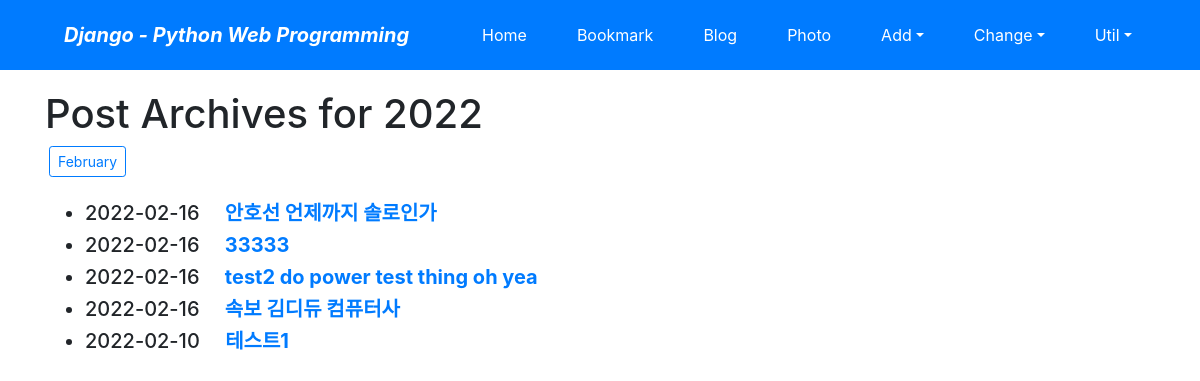
Page /blog/archive/2022/ on the earlier database version.
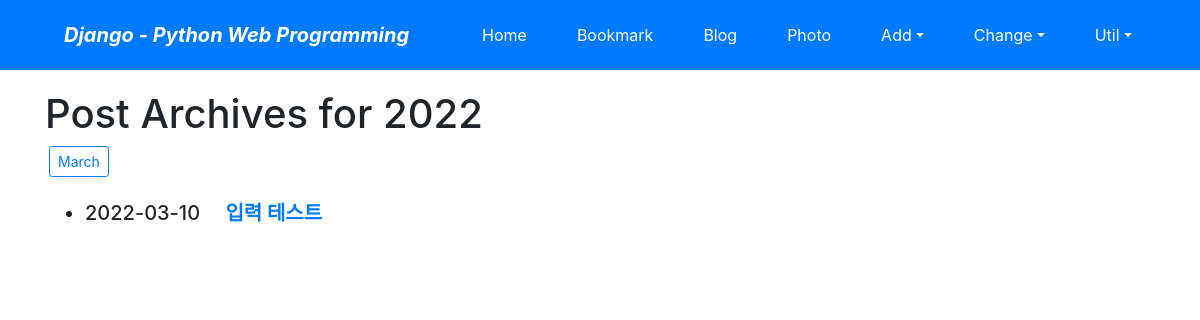
Same page on the later database version.
### blog/models.py (models this page shows, shortened)
class Post(models.Model):
    title = models.CharField(verbose_name = 'TITLE', max_length=50)
    slug = models.SlugField('SLUG', unique=True, allow_unicode=True, help_text='한단어요약')
    description = models.CharField('DESCRIPTION', max_length=100, blank = True, help_text='한줄요약')
    content = models.TextField('CONTENT')
    create_dt = models.DateTimeField('CREATE DATE', auto_now_add = True)
    modify_dt = models.DateTimeField('MODIFY DATE', auto_now = True)
    tags = TaggableManager(blank=True)
    owner = models.ForeignKey(User, on_delete=models.CASCADE, verbose_name='OWNER', blank=True, null=True)
    class Meta:
        verbose_name = 'post'
        verbose_name_plural = 'posts'
        db_table = 'blog_posts'
        ordering = ('-modify_dt', )
    def get_absolute_url(self):
        return reverse('blog:post_detail', args=(self.slug,))

### blog/views.py (the view)
# urls.py: path('archive/<int:year>/', views.PostYAV.as_view(), name = 'post_year_archive'),
class PostYAV(YearArchiveView):
    model = Post
    date_field = 'modify_dt'
    make_object_list = True

### blog/templates/blog/post_archive_year.html (shortened to what this page needs)
{% extends 'base.html' %}
{% block content %}
    <h1>Post Archives for {{ year|date:"Y" }}</h1>
        {% for date in date_list %}
        <a href="{% url 'blog:post_month_archive' date|date:'Y' date|date:'b' %}"
        class="btn btn-outline-primary btn-sm mx-1">
        {{ date|date:"F" }}</a>
        {% endfor %}
    <br><br>
    <div>
        <ul>
            {% for post in object_list %}
            <li class="h5">
              {{ post.modify_dt|date:"Y-m-d" }}&emsp;
            <a href="{{ post.get_absolute_url }}"><strong>{{ post.title }}</strong></a></li>
            {% endfor %}
        </ul>
    </div>
{% endblock %}

Differences in the rows shown:
removed Post: modify_dt "2022-02-16", title "안호선 언제까지 솔로인가"
removed Post: modify_dt "2022-02-16", title "33333"
removed Post: modify_dt "2022-02-16", title "test2 do power test thing oh yea"
removed Post: modify_dt "2022-02-16", title "속보 김디듀 컴퓨터사"
removed Post: modify_dt "2022-02-10", title "테스트1"
added Post: modify_dt "2022-03-10", title "입력 테스트"
Other differences:
new list line: "March"
list line gone: "February"
